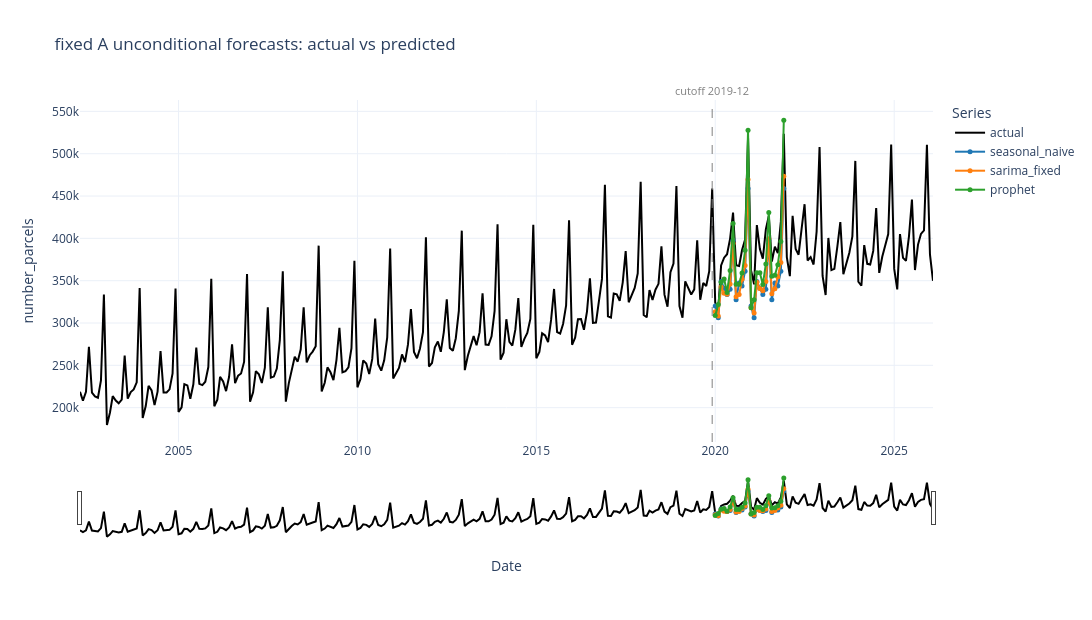

Notebook code cell kept with this figure:
### Markdown cell above
## 3. fixed A Unconditional

Included series: actual, seasonal naive, SARIMA, and Prophet.

No prediction CSV exists for `sarima_grid_best`, so this figure uses fixed-order `sarima_fixed` from `fixed_a_sarimax.csv` as the available substitute.

### Code cell
fixed_a_unconditional_frames = [
    model_frame("fixed_a_naive", "seasonal_naive", "seasonal_naive"),
    model_frame("fixed_a_sarimax", "sarima", "sarima_fixed"),
    model_frame("fixed_a_prophet", "prophet", "prophet"),
]

fig_fixed_a_unconditional = make_plot(
    "fixed A unconditional forecasts: actual vs predicted",
    fixed_a_unconditional_frames,
    HTML_DIR / "fixed_a_unconditional_forecasts.html",
)
fig_fixed_a_unconditional.show()

### Figure 1 — Plotly figure (JSON) as saved in the notebook; plotly's stock layout.template omitted (floating-point values rounded to 4 significant figures; data arrays with more than 128 entries replaced by an {"elided": "..."} marker saying what was removed)
{"data": [{"hovertemplate": "date=%{x|%Y-%m}<br>actual=%{y:,.0f}<br>model=actual<extra></extra>", "line": {"color": "black", "width": 2}, "mode": "lines", "name": "actual", "type": "scatter", "x": {"elided": "287 str values"}, "y": {"elided": "287 int values"}}, {"customdata": [["seasonal_naive", 324200.0, 1], ["seasonal_naive", 315000.0, 2], ["seasonal_naive", 368000.0, 3], ["seasonal_naive", 377200.0, 4], ["seasonal_naive", 381300.0, 5], ["seasonal_naive", 399700.0, 6], ["seasonal_naive", 430500.0, 7], ["seasonal_naive", 368300.0, 8], ["seasonal_naive", 367400.0, 9], ["seasonal_naive", 386200.0, 10], ["seasonal_naive", 398700.0, 11], ["seasonal_naive", 518700.0, 12], ["seasonal_naive", 362100.0, 13], ["seasonal_naive", 345700.0, 14], ["seasonal_naive", 415800.0, 15], ["seasonal_naive", 387400.0, 16], ["seasonal_naive", 376000.0, 17], ["seasonal_naive", 410800.0, 18], ["seasonal_naive", 426300.0, 19], ["seasonal_naive", 372600.0, 20], ["seasonal_naive", 390300.0, 21], ["seasonal_naive", 382500.0, 22], ["seasonal_naive", 419800.0, 23], ["seasonal_naive", 523600.0, 24]], "hovertemplate": "date=%{x|%Y-%m}<br>predicted=%{y:,.0f}<br>actual=%{customdata[1]:,.0f}<br>horizon=%{customdata[2]}<br>model=%{customdata[0]}<extra></extra>", "line": {"color": "#1f77b4", "width": 2}, "marker": {"size": 5}, "mode": "lines+markers", "name": "seasonal_naive", "type": "scatter", "x": ["2020-01-01T00:00:00.000000000", "2020-02-01T00:00:00.000000000", "2020-03-01T00:00:00.000000000", "2020-04-01T00:00:00.000000000", "2020-05-01T00:00:00.000000000", "2020-06-01T00:00:00.000000000", "2020-07-01T00:00:00.000000000", "2020-08-01T00:00:00.000000000", "2020-09-01T00:00:00.000000000", "2020-10-01T00:00:00.000000000", "2020-11-01T00:00:00.000000000", "2020-12-01T00:00:00.000000000", "2021-01-01T00:00:00.000000000", "2021-02-01T00:00:00.000000000", "2021-03-01T00:00:00.000000000", "2021-04-01T00:00:00.000000000", "2021-05-01T00:00:00.000000000", "2021-06-01T00:00:00.000000000", "2021-07-01T00:00:00.000000000", "2021-08-01T00:00:00.000000000", "2021-09-01T00:00:00.000000000", "2021-10-01T00:00:00.000000000", "2021-11-01T00:00:00.000000000", "2021-12-01T00:00:00.000000000"], "y": [320000.0, 306200.0, 349200.0, 341200.0, 333700.0, 339800.0, 397800.0, 327500.0, 347300.0, 343800.0, 361200.0, 458800.0, 320000.0, 306200.0, 349200.0, 341200.0, 333700.0, 339800.0, 397800.0, 327500.0, 347300.0, 343800.0, 361200.0, 458800.0]}, {"customdata": [["sarima_fixed", 324200.0, 1], ["sarima_fixed", 315000.0, 2], ["sarima_fixed", 368000.0, 3], ["sarima_fixed", 377200.0, 4], ["sarima_fixed", 381300.0, 5], ["sarima_fixed", 399700.0, 6], ["sarima_fixed", 430500.0, 7], ["sarima_fixed", 368300.0, 8], ["sarima_fixed", 367400.0, 9], ["sarima_fixed", 386200.0, 10], ["sarima_fixed", 398700.0, 11], ["sarima_fixed", 518700.0, 12], ["sarima_fixed", 362100.0, 13], ["sarima_fixed", 345700.0, 14], ["sarima_fixed", 415800.0, 15], ["sarima_fixed", 387400.0, 16], ["sarima_fixed", 376000.0, 17], ["sarima_fixed", 410800.0, 18], ["sarima_fixed", 426300.0, 19], ["sarima_fixed", 372600.0, 20], ["sarima_fixed", 390300.0, 21], ["sarima_fixed", 382500.0, 22], ["sarima_fixed", 419800.0, 23], ["sarima_fixed", 523600.0, 24]], "hovertemplate": "date=%{x|%Y-%m}<br>predicted=%{y:,.0f}<br>actual=%{customdata[1]:,.0f}<br>horizon=%{customdata[2]}<br>model=%{customdata[0]}<extra></extra>", "line": {"color": "#ff7f0e", "width": 2}, "marker": {"size": 5}, "mode": "lines+markers", "name": "sarima_fixed", "type": "scatter", "x": ["2020-01-01T00:00:00.000000000", "2020-02-01T00:00:00.000000000", "2020-03-01T00:00:00.000000000", "2020-04-01T00:00:00.000000000", "2020-05-01T00:00:00.000000000", "2020-06-01T00:00:00.000000000", "2020-07-01T00:00:00.000000000", "2020-08-01T00:00:00.000000000", "2020-09-01T00:00:00.000000000", "2020-10-01T00:00:00.000000000", "2020-11-01T00:00:00.000000000", "2020-12-01T00:00:00.000000000", "2021-01-01T00:00:00.000000000", "2021-02-01T00:00:00.000000000", "2021-03-01T00:00:00.000000000", "2021-04-01T00:00:00.000000000", "2021-05-01T00:00:00.000000000", "2021-06-01T00:00:00.000000000", "2021-07-01T00:00:00.000000000", "2021-08-01T00:00:00.000000000", "2021-09-01T00:00:00.000000000", "2021-10-01T00:00:00.000000000", "2021-11-01T00:00:00.000000000", "2021-12-01T00:00:00.000000000"], "y": [313300.0, 308300.0, 342700.0, 335300.0, 334000.0, 346000.0, 393800.0, 330900.0, 333800.0, 351800.0, 368100.0, 469500.0, 318100.0, 311800.0, 348200.0, 340600.0, 338100.0, 349200.0, 399600.0, 334400.0, 340600.0, 354800.0, 371400.0, 473400.0]}, {"customdata": [["prophet", 324200.0, 1], ["prophet", 315000.0, 2], ["prophet", 368000.0, 3], ["prophet", 377200.0, 4], ["prophet", 381300.0, 5], ["prophet", 399700.0, 6], ["prophet", 430500.0, 7], ["prophet", 368300.0, 8], ["prophet", 367400.0, 9], ["prophet", 386200.0, 10], ["prophet", 398700.0, 11], ["prophet", 518700.0, 12], ["prophet", 362100.0, 13], ["prophet", 345700.0, 14], ["prophet", 415800.0, 15], ["prophet", 387400.0, 16], ["prophet", 376000.0, 17], ["prophet", 410800.0, 18], ["prophet", 426300.0, 19], ["prophet", 372600.0, 20], ["prophet", 390300.0, 21], ["prophet", 382500.0, 22], ["prophet", 419800.0, 23], ["prophet", 523600.0, 24]], "hovertemplate": "date=%{x|%Y-%m}<br>predicted=%{y:,.0f}<br>actual=%{customdata[1]:,.0f}<br>horizon=%{customdata[2]}<br>model=%{customdata[0]}<extra></extra>", "line": {"color": "#2ca02c", "width": 2}, "marker": {"size": 5}, "mode": "lines+markers", "name": "prophet", "type": "scatter", "x": ["2020-01-01T00:00:00.000000000", "2020-02-01T00:00:00.000000000", "2020-03-01T00:00:00.000000000", "2020-04-01T00:00:00.000000000", "2020-05-01T00:00:00.000000000", "2020-06-01T00:00:00.000000000", "2020-07-01T00:00:00.000000000", "2020-08-01T00:00:00.000000000", "2020-09-01T00:00:00.000000000", "2020-10-01T00:00:00.000000000", "2020-11-01T00:00:00.000000000", "2020-12-01T00:00:00.000000000", "2021-01-01T00:00:00.000000000", "2021-02-01T00:00:00.000000000", "2021-03-01T00:00:00.000000000", "2021-04-01T00:00:00.000000000", "2021-05-01T00:00:00.000000000", "2021-06-01T00:00:00.000000000", "2021-07-01T00:00:00.000000000", "2021-08-01T00:00:00.000000000", "2021-09-01T00:00:00.000000000", "2021-10-01T00:00:00.000000000", "2021-11-01T00:00:00.000000000", "2021-12-01T00:00:00.000000000"], "y": [309000.0, 322000.0, 348100.0, 351900.0, 336200.0, 362100.0, 417700.0, 345900.0, 345900.0, 359200.0, 385900.0, 527800.0, 318100.0, 327400.0, 359500.0, 359500.0, 345600.0, 369800.0, 430700.0, 355200.0, 356300.0, 369000.0, 396300.0, 539600.0]}], "layout": {"annotations": [{"font": {"color": "gray", "size": 11}, "showarrow": false, "text": "cutoff 2019-12", "x": "2019-12-01", "xref": "x", "y": 1, "yanchor": "bottom", "yref": "paper"}], "height": 620, "hovermode": "x unified", "legend": {"title": {"text": "Series"}}, "shapes": [{"line": {"color": "gray", "dash": "dash", "width": 1}, "type": "line", "x0": "2019-12-01", "x1": "2019-12-01", "xref": "x", "y0": 0, "y1": 1, "yref": "paper"}], "title": {"text": "fixed A unconditional forecasts: actual vs predicted"}, "width": 1100, "xaxis": {"rangeslider": {"visible": true}, "title": {"text": "Date"}}, "yaxis": {"title": {"text": "number_parcels"}}}}
